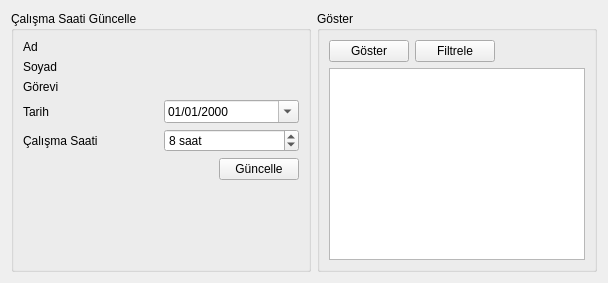
      <widget class="QWidget" name="pageSaat">
       <layout class="QGridLayout" name="gridLayout_11">
        <item row="0" column="0">
         <widget class="QGroupBox" name="groupBox_5">
          <property name="minimumSize">
           <size>
            <width>300</width>
            <height>0</height>
           </size>
          </property>
          <property name="maximumSize">
           <size>
            <width>300</width>
            <height>16777215</height>
           </size>
          </property>
          <property name="title">
           <string>Çalışma Saati Güncelle</string>
          </property>
          <layout class="QGridLayout" name="gridLayout_12">
           <item row="0" column="0">
            <layout class="QVBoxLayout" name="verticalLayout_5">
             <item>
              <layout class="QHBoxLayout" name="horizontalLayout_16">
               <item>
                <widget class="QLabel" name="label_adsaat">
                 <property name="text">
                  <string>Ad</string>
                 </property>
                </widget>
               </item>
               <item>
                <widget class="QLabel" name="label_adsaat_2">
                 <property name="minimumSize">
                  <size>
                   <width>200</width>
                   <height>0</height>
                  </size>
                 </property>
                 <property name="text">
                  <string/>
                 </property>
                </widget>
               </item>
              </layout>
             </item>
             <item>
              <layout class="QHBoxLayout" name="horizontalLayout_17">
               <item>
                <widget class="QLabel" name="label_soyadsaat">
                 <property name="text">
                  <string>Soyad</string>
                 </property>
                </widget>
               </item>
               <item>
                <widget class="QLabel" name="label_soyadsaat_2">
                 <property name="minimumSize">
                  <size>
                   <width>200</width>
                   <height>0</height>
                  </size>
                 </property>
                 <property name="text">
                  <string/>
                 </property>
                </widget>
               </item>
              </layout>
             </item>
             <item>
              <layout class="QHBoxLayout" name="horizontalLayout_18">
               <item>
                <widget class="QLabel" name="label_gorevsaat">
                 <property name="text">
                  <string>Görevi</string>
                 </property>
                </widget>
               </item>
               <item>
                <widget class="QLabel" name="label_gorevsaat_2">
                 <property name="minimumSize">
                  <size>
                   <width>200</width>
                   <height>0</height>
                  </size>
                 </property>
                 <property name="text">
                  <string/>
                 </property>
                </widget>
               </item>
              </layout>
             </item>
             <item>
              <layout class="QHBoxLayout" name="horizontalLayout_19">
               <item>
                <widget class="QLabel" name="label_tarihsaat">
                 <property name="text">
                  <string>Tarih</string>
                 </property>
                </widget>
               </item>
               <item>
                <widget class="QDateEdit" name="dateEdit">
                 <property name="displayFormat">
                  <string>dd/MM/yyyy</string>
                 </property>
                 <property name="calendarPopup">
                  <bool>true</bool>
                 </property>
                </widget>
               </item>
              </layout>
             </item>
             <item>
              <layout class="QHBoxLayout" name="horizontalLayout_20">
               <item>
                <widget class="QLabel" name="label_calsmasaat">
                 <property name="text">
                  <string>Çalışma Saati</string>
                 </property>
                </widget>
               </item>
               <item>
                <widget class="QSpinBox" name="spinBox">
                 <property name="buttonSymbols">
                  <enum>QAbstractSpinBox::UpDownArrows</enum>
                 </property>
                 <property name="suffix">
                  <string> saat</string>
                 </property>
                 <property name="prefix">
                  <string/>
                 </property>
                 <property name="value">
                  <number>8</number>
                 </property>
                </widget>
               </item>
              </layout>
             </item>
             <item>
              <layout class="QHBoxLayout" name="horizontalLayout_22">
               <item>
                <spacer name="horizontalSpacer_3">
                 <property name="orientation">
                  <enum>Qt::Horizontal</enum>
                 </property>
                 <property name="sizeHint" stdset="0">
                  <size>
                   <width>40</width>
                   <height>20</height>
                  </size>
                 </property>
                </spacer>
               </item>
               <item>
                <widget class="QPushButton" name="pushButton_guncsaat">
                 <property name="text">
                  <string>Güncelle</string>
                 </property>
                 <property name="icon">
                  <iconset resource="icons.qrc">
                   <normaloff>:/img/reload.png</normaloff>:/img/reload.png</iconset>
                 </property>
                </widget>
               </item>
              </layout>
             </item>
            </layout>
           </item>
           <item row="1" column="0">
            <layout class="QVBoxLayout" name="verticalLayout_6">
             <item>
              <spacer name="verticalSpacer_2">
               <property name="orientation">
                <enum>Qt::Vertical</enum>
               </property>
               <property name="sizeHint" stdset="0">
                <size>
                 <width>20</width>
                 <height>40</height>
                </size>
               </property>
              </spacer>
             </item>
            </layout>
           </item>
          </layout>
         </widget>
        </item>
        <item row="0" column="1">
         <widget class="QGroupBox" name="groupBox_6">
          <property name="title">
           <string>Göster</string>
          </property>
          <layout class="QGridLayout" name="gridLayout_10">
           <item row="0" column="0">
            <layout class="QHBoxLayout" name="horizontalLayout_21">
             <item>
              <widget class="QPushButton" name="pushButton_gostersaat">
               <property name="text">
                <string>Göster</string>
               </property>
               <property name="icon">
                <iconset resource="icons.qrc">
                 <normaloff>:/img/view.png</normaloff>:/img/view.png</iconset>
               </property>
              </widget>
             </item>
             <item>
              <widget class="QPushButton" name="pushButton">
               <property name="text">
                <string>Filtrele</string>
               </property>
               <property name="icon">
                <iconset resource="icons.qrc">
                 <normaloff>:/img/apply_filter.png</normaloff>:/img/apply_filter.png</iconset>
               </property>
              </widget>
             </item>
             <item>
              <spacer name="horizontalSpacer_2">
               <property name="orientation">
                <enum>Qt::Horizontal</enum>
               </property>
               <property name="sizeHint" stdset="0">
                <size>
                 <width>40</width>
                 <height>20</height>
                </size>
               </property>
              </spacer>
             </item>
            </layout>
           </item>
           <item row="1" column="0">
            <widget class="QTableView" name="tableView_saat"/>
           </item>
          </layout>
         </widget>
        </item>
       </layout>
      </widget>
